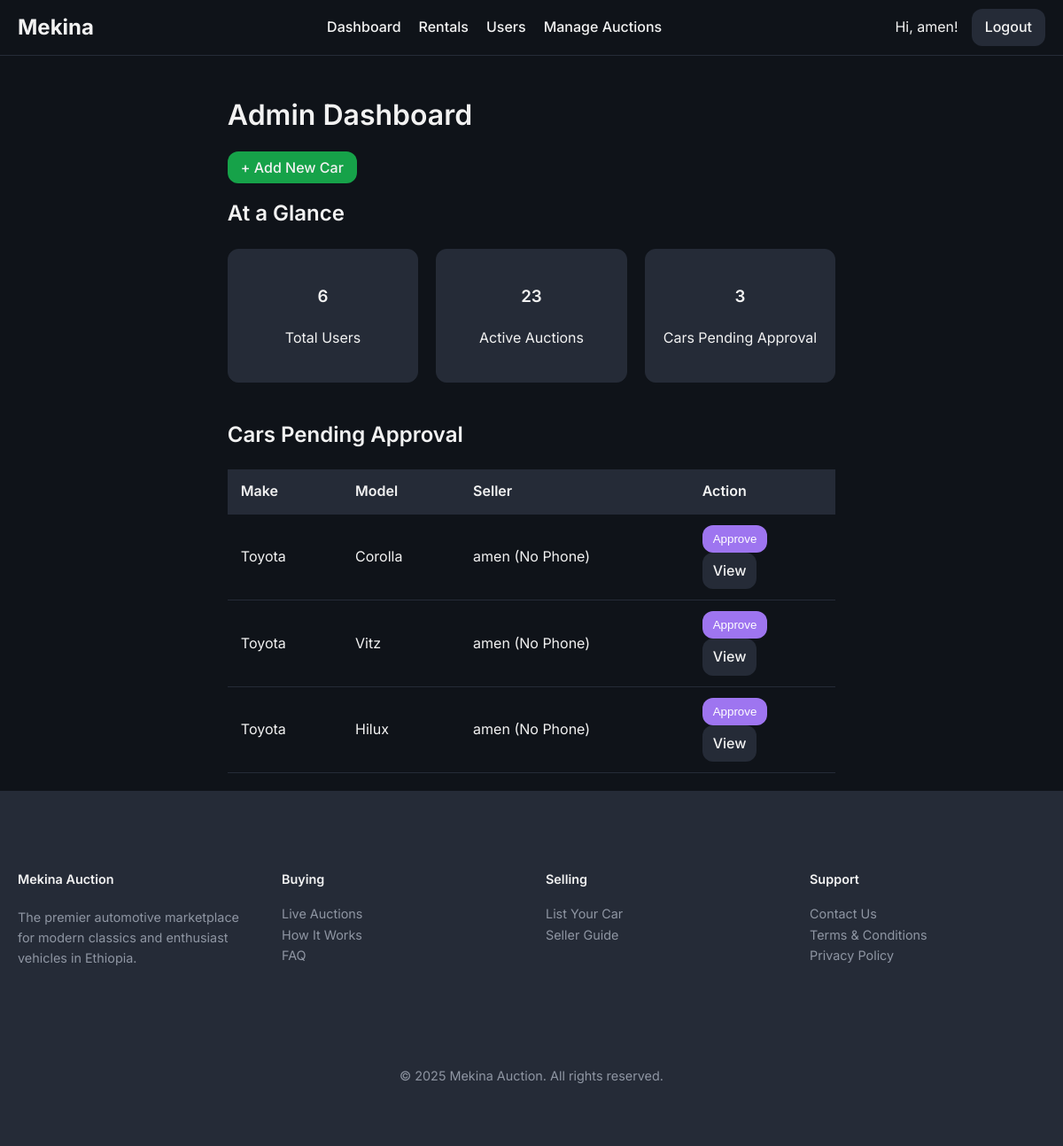
The app's page /admin/dashboard (signed in) with its own data.
### models/user.py (models this page shows, shortened)
class User(UserMixin, db.Model):
    id = db.Column(db.Integer, primary_key=True)
    username = db.Column(db.String(64), index=True, unique=True, nullable=False)
    email = db.Column(db.String(120), index=True, unique=True, nullable=False)
    phone_number = db.Column(db.String(20), nullable=True)
    password_hash = db.Column(db.String(128))
    is_admin = db.Column(db.Boolean, default=False)
    is_dealer = db.Column(db.Boolean, default=False)
    is_rental_company = db.Column(db.Boolean, default=False)
    cars = db.relationship('Car', backref='owner', lazy='dynamic')
    bids = db.relationship('Bid', backref='bidder', lazy='dynamic')
    dealer_bids = db.relationship('DealerBid', backref='dealer', lazy='dynamic')
    car_requests = db.relationship('CarRequest', backref='customer', lazy='dynamic')

### models/car.py (models this page shows, shortened)
class Car(db.Model):
    id = db.Column(db.Integer, primary_key=True)
    make = db.Column(db.String(64), nullable=False)
    model = db.Column(db.String(64), nullable=False)
    year = db.Column(db.Integer, nullable=False)
    description = db.Column(db.Text, nullable=True)
    owner_id = db.Column(db.Integer, db.ForeignKey('user.id'), nullable=False)
    service_history_url = db.Column(db.String(200), nullable=True)
    inspection_report_url = db.Column(db.String(200), nullable=True)
    is_approved = db.Column(db.Boolean, default=False, nullable=False)
    transmission = db.Column(db.String(50))
    drivetrain = db.Column(db.String(50))
    mileage = db.Column(db.Integer)
    fuel_type = db.Column(db.String(50))
    condition = db.Column(db.String(50)) # e.g., New, Used
    body_type = db.Column(db.String(50), nullable=True) # e.g., SUV, Sedan
    auction = db.relationship('Auction', backref='car', uselist=False) # One-to-one relationship with Auction
    rental_listing = db.relationship('RentalListing', backref='car', uselist=False)
    images = db.relationship('CarImage', backref='car', lazy=True, cascade="all, delete-orphan") # One-to-many relationship with CarImage
    equipment = db.relationship('Equipment', secondary=car_equipment_association, lazy='subquery', backref=db.backref('cars', lazy=True))

### routes/admin.py (the view)
@admin_bp.route('/dashboard')
@login_required
@admin_required
def dashboard():
    unapproved_cars = Car.query.filter_by(is_approved=False).all()
    stats = {
        'user_count': User.query.count(),
        'active_auction_count': Auction.query.join(Car).filter(Car.is_approved == True, Auction.end_time > datetime.utcnow()).count(),
        'pending_approval_count': len(unapproved_cars)
    }
    return render_template('dashboard.html', cars=unapproved_cars, stats=stats)

### routes/admin.py (called while the page is built)
def admin_required(f):
    @wraps(f)
    def decorated_function(*args, **kwargs):
        if not current_user.is_authenticated or not current_user.is_admin:
            abort(403) # Forbidden
        return f(*args, **kwargs)
    return decorated_function

### templates/dashboard.html (shortened to what this page needs)
{% extends "base.html" %}
{% block content %}
    <h1>Admin Dashboard</h1>
    <div style="margin-bottom: 20px;">
        <a href="{{ url_for('admin.add_car') }}" class="nav-button" style="background-color: hsl(var(--success)); text-decoration: none;">+ Add New Car</a>
    </div>
    <h2>At a Glance</h2>
    <div class="stat-grid">
        <div class="stat-card">
            <h3>{{ stats.user_count }}</h3>
            <p>Total Users</p>
        </div>
        <div class="stat-card">
            <h3>{{ stats.active_auction_count }}</h3>
            <p>Active Auctions</p>
        </div>
        <div class="stat-card">
            <h3>{{ stats.pending_approval_count }}</h3>
            <p>Cars Pending Approval</p>
        </div>
    </div>
    <h2>Cars Pending Approval</h2>
    {% if cars %}
        <table>
            <thead>
                <tr>
                    <th>Make</th>
                    <th>Model</th>
                    <th>Seller</th>
                    <th>Action</th>
                </tr>
            </thead>
            <tbody>
                {% for car in cars %}
                <tr>
                    <td>{{ car.make }}</td>
                    <td>{{ car.model }}</td>
                    <td>{{ car.owner.username }} ({{ car.owner.phone_number or 'No Phone' }})</td>
                    <td class="button-group">
                        <form action="{{ url_for('admin.approve_car', car_id=car.id) }}" method="post">
                            <button type="submit" class="btn approve">Approve</button>
                        </form>
                        <a href="{{ url_for('auctions.auction_detail', auction_id=car.auction.id) }}" class="btn edit">View</a>
                    </td>
                </tr>
                {% endfor %}
            </tbody>
        </table>
    {% else %}
        <p>No cars are currently pending approval.</p>
    {% endif %}
{% endblock %}

### templates/base.html (shortened to what this page needs)
<!DOCTYPE html>
<html lang="en">
<head>
    <link rel="stylesheet" href="{{ url_for('static', filename='css/style.css') }}">
</head>
<body>
    <nav>
        <a href="{{ url_for('main.home') }}" class="nav-brand">Mekina</a>
        <ul>
            {% if current_user.is_authenticated and current_user.is_admin %}
                <li><a href="{{ url_for('admin.dashboard') }}">Dashboard</a></li>
                <li><a href="{{ url_for('rentals.list_rentals') }}">Rentals</a></li>
                <li><a href="{{ url_for('admin.user_management') }}">Users</a></li>
                <li><a href="{{ url_for('auctions.list_auctions') }}">Manage Auctions</a></li>
            {% else %}
                <li><a href="{{ url_for('auctions.list_auctions') }}">All Auctions</a></li>
                <li><a href="{{ url_for('rentals.list_rentals') }}">Rentals</a></li>
            {% endif %}
        </ul>
        <div class="nav-right">
            {% if current_user.is_authenticated %}
                <span>Hi, {{ current_user.username }}!</span>
                <a href="{{ url_for('auth.logout') }}" class="nav-button">Logout</a>
            {% else %}
                <a href="{{ url_for('auth.login') }}" class="nav-button">Login</a>
                <a href="{{ url_for('auth.register') }}" class="nav-button">Register</a>
            {% endif %}
        </div>
    </nav>
    <main class="container">
        {% block content %}{% endblock %}
    </main>
    <footer class="site-footer">
        <div class="container">
            <div class="footer-grid">
                <div class="footer-brand">
                    <h4>Mekina Auction</h4>
                    <p>
                        The premier automotive marketplace for modern classics and enthusiast vehicles in Ethiopia.
                    </p>
                </div>
                <div class="footer-links">
                    <h4>Buying</h4>
                    <ul>
                        <li><a href="{{ url_for('auctions.list_auctions') }}">Live Auctions</a></li>
                        <li><a href="#">How It Works</a></li>
                        <li><a href="#">FAQ</a></li>
                    </ul>
                </div>
                <div class="footer-links">
                    <h4>Selling</h4>
                    <ul>
                        <li><a href="{{ url_for('seller.submit_car') }}">List Your Car</a></li>
                        <li><a href="#">Seller Guide</a></li>
                    </ul>
                </div>
                <div class="footer-links">
                    <h4>Support</h4>
                    <ul>
                        <li><a href="#">Contact Us</a></li>
                        <li><a href="#">Terms & Conditions</a></li>
                        <li><a href="#">Privacy Policy</a></li>
                    </ul>
                </div>
            </div>
            <div class="footer-bottom">
                <p>&copy; {{ now.year }} Mekina Auction. All rights reserved.</p>
            </div>
        </div>
    </footer>
</body>
</html>

### static/css/style.css (style rules this page uses)
:root { --background: 220 25% 8%; --foreground: 0 0% 95%; --card: 220 20% 12%; --card-foreground: 0 0% 95%; --popover: 220 20% 12%; --popover-foreground: 0 0% 95%; --primary: 38 92% 50%; --primary-foreground: 220 70% 12%; --secondary: 220 20% 18%; --secondary-foreground: 0 0% 95%; --muted: 220 20% 16%; --muted-foreground: 220 10% 60%; --accent: 260 80% 70%; --accent-foreground: 0 0% 100%; --destructive: 0 62.8% 30.6%; --destructive-foreground: 0 0% 100%; --border: 220 20% 18%; --input: 220 20% 18%; --ring: 260 80% 70%; --radius: 0.75rem; --success: 142 76% 36%; --warning: 38 92% 50%; --info: 220 20% 18%; --gradient-primary: linear-gradient(135deg, hsl(220 20% 12%), hsl(220 20% 18%)); --gradient-accent: linear-gradient(135deg, hsl(260 80% 70%), hsl(260 70% 60%)); --shadow-card: 0 4px 6px -1px hsl(0 0% 0% / 0.3), 0 2px 4px -1px hsl(0 0% 0% / 0.2); --shadow-elevated: 0 10px 15px -3px hsl(0 0% 0% / 0.3), 0 4px 6px -2px hsl(0 0% 0% / 0.2); }
body { font-family: 'Inter', sans-serif; background-color: hsl(var(--background)); color: hsl(var(--foreground)); margin: 0; line-height: 1.6; display: flex; flex-direction: column; min-height: 100vh; }
main { flex-grow: 1; }
.container, .main-content, .sidebar { max-width: 1200px; margin: 20px auto; padding: 0 20px; }
h1, h2, h3, h4, h5, h6 { font-weight: 600; }
a { color: hsl(var(--accent)); text-decoration: none; }
nav { background-color: hsl(var(--background)); border-bottom: 1px solid hsl(var(--border)); padding: 10px 20px; display: flex; justify-content: space-between; align-items: center; }
.nav-brand { font-size: 1.5rem; font-weight: 700; color: hsl(var(--foreground)); text-decoration: none; }
nav ul { list-style: none; margin: 0; padding: 0; display: flex; gap: 20px; }
nav a { color: hsl(var(--foreground)); font-weight: 500; }
.nav-right { display: flex; align-items: center; gap: 15px; }
.nav-button { background-color: hsl(var(--info)); color: hsl(var(--foreground)); padding: 8px 15px; border-radius: var(--radius); font-weight: 500; }
table { width: 100%; border-collapse: collapse; margin-top: 20px; }
th, td { padding: 12px 15px; text-align: left; border-bottom: 1px solid hsl(var(--border)); }
thead th { background-color: hsl(var(--secondary)); font-weight: 600; }
.site-footer { background-color: hsl(var(--secondary)); border-top: 1px solid hsl(var(--border)); padding: 3rem 0; font-size: 0.9rem; }
.footer-grid { display: grid; grid-template-columns: repeat(4, 1fr); gap: 2rem; }
.footer-brand p { color: hsl(var(--muted-foreground)); margin-top: 1rem; }
.footer-links h4 { margin-bottom: 1rem; font-weight: 600; }
.footer-links ul { list-style: none; padding: 0; margin: 0; space-y: 0.5rem; }
.footer-links a { color: hsl(var(--muted-foreground)); }
.footer-bottom { margin-top: 3rem; padding-top: 2rem; border-top: 1px solid hsl(var(--border)); text-align: center; color: hsl(var(--muted-foreground)); }
.btn, .button-group button, .button-group a { border: none; padding: 8px 12px; border-radius: var(--radius); cursor: pointer; font-weight: 500; text-decoration: none; display: inline-block; text-align: center; }
.btn.approve, .button-group .approve { background-color: hsl(var(--accent)); color: hsl(var(--accent-foreground)); }
.btn.edit, .button-group .edit { background-color: hsl(var(--info)); color: hsl(var(--foreground)); }
.stat-grid { display: grid; grid-template-columns: repeat(3, 1fr); gap: 20px; margin-bottom: 40px; }
.stat-card { border: 1px solid hsl(var(--border)); padding: 20px; text-align: center; border-radius: var(--radius); background-color: hsl(var(--secondary)); }

### records on screen
User: username "amen"
Car: make "Toyota", model "Corolla", owner.username "amen", owner "No Phone"
Car: make "Toyota", model "Vitz", owner.username "amen", owner "No Phone"
Car: make "Toyota", model "Hilux", owner.username "amen", owner "No Phone"

### other values on screen
{{ stats.user_count }} "6"
{{ stats.active_auction_count }} "23"
{{ stats.pending_approval_count }} "3"
